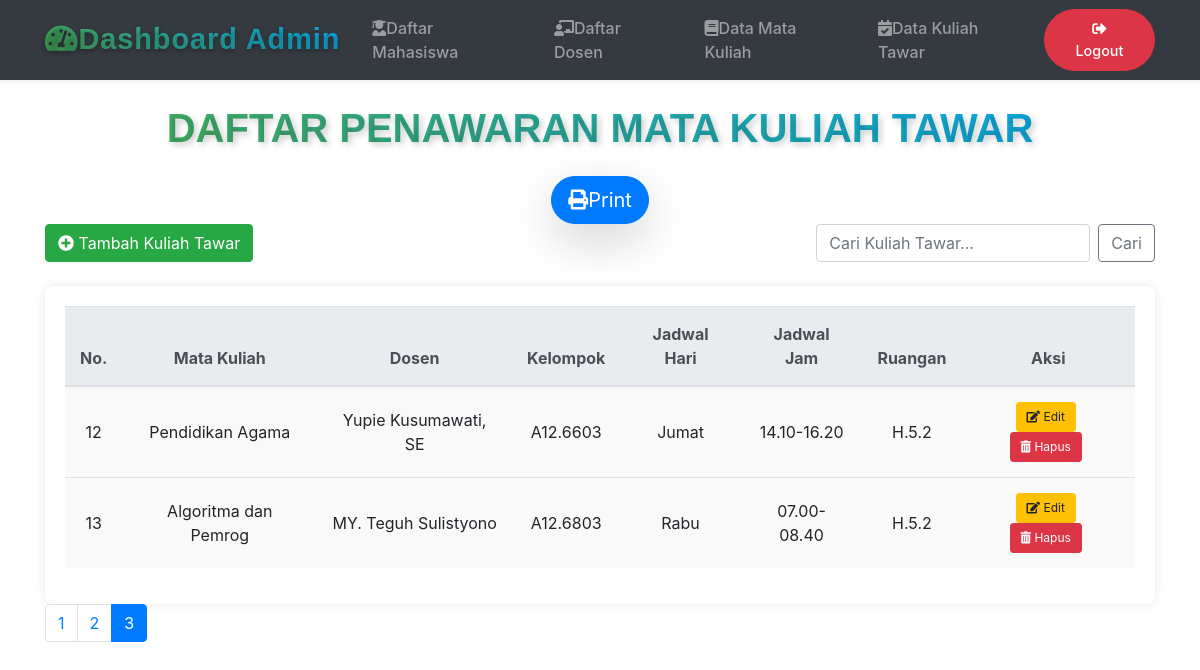
Page /dashboard_kultawar_06959_fais.php?page=3 on the committed database.
### tables this page shows
CREATE TABLE `kultawar` (
  `idkultawar` int(11) NOT NULL AUTO_INCREMENT,
  `matkul` char(20) DEFAULT NULL,
  `dosen` char(20) DEFAULT NULL,
  `klp` char(10) DEFAULT NULL,
  `hari` varchar(10) DEFAULT NULL,
  `jamkul` char(13) DEFAULT NULL,
  `ruang` char(6) DEFAULT NULL,
  PRIMARY KEY (`idkultawar`)
);

### dashboard_kultawar_06959_fais.php (the view, shortened to what this page needs)
<?php
$limit = 5;
$page = isset($_GET['page']) ? (int)$_GET['page'] : 1;
$start = ($page > 1) ? ($page * $limit) - $limit : 0;
$result_total = mysqli_query($koneksi, "SELECT COUNT(*) AS total FROM kultawar");
$total_data = mysqli_fetch_assoc($result_total)['total'];
$total_pages = ceil($total_data / $limit);
$result = mysqli_query($koneksi, "SELECT * FROM kultawar LIMIT $start, $limit");
?>
<!DOCTYPE html>
<html lang="en">
<head>
    <link rel="stylesheet" href="https://stackpath.bootstrapcdn.com/bootstrap/4.5.2/css/bootstrap.min.css">
    <link rel="stylesheet" href="https://use.fontawesome.com/releases/v5.7.0/css/all.css" />
</head>
<body>
<nav class="navbar navbar-expand-lg navbar-dark bg-dark shadow-sm">
    <div class="container">
        <a class="navbar-brand text-gradient" href="#">
            <i class="fas fa-tachometer-alt me-2"></i>Dashboard Admin
        </a>
        <div class="collapse navbar-collapse" id="navbarNav">
            <ul class="navbar-nav ms-auto align-items-center">
                <li class="nav-item">
                    <a class="nav-link px-3" href="dashboard_mahasiswa_06959_fais.php">
                        <i class="fas fa-user-graduate me-2"></i>Daftar Mahasiswa
                    </a>
                </li>
                <li class="nav-item">
                    <a class="nav-link px-3" href="dashboard_dosen_06959_fais.php">
                        <i class="fas fa-chalkboard-teacher me-2"></i>Daftar Dosen
                    </a>
                </li>
                <li class="nav-item">
                    <a class="nav-link px-3" href="dashboard_matkul_06959_fais.php">
                        <i class="fas fa-book me-2"></i>Data Mata Kuliah
                    </a>
                </li>
                <li class="nav-item">
                    <a class="nav-link px-3" href="dashboard_kultawar_06959_fais.php">
                        <i class="fas fa-calendar-check me-2"></i>Data Kuliah Tawar
                    </a>
                </li>
                <li class="nav-item ms-lg-3">
                    <a class="btn btn-danger nav-link text-white rounded-pill px-4" href="index.php">
                        <i class="fas fa-sign-out-alt me-2"></i>Logout
                    </a>
                </li>
            </ul>
        </div>
    </div>
</nav>
<div class="container">
    <h2 class="text-center my-4 custom-heading">Daftar Penawaran Mata Kuliah Tawar</h2>
    <div class="text-center"><a class="btn btn-primary btn-lg shadow-lg rounded-pill text-white" href="printkultar_06959_fais.php"><i class="fas fa-print me-2"></i>Print</a></div>
    <div class="d-flex justify-content-between mb-4">
        <a href="tambah_kultar_06959_fais.php" class="btn btn-success"><i class="fas fa-plus-circle"></i> Tambah Kuliah Tawar</a>
        <form class="form-inline" role="search">
            <input class="form-control mr-2" type="search" id="searchInput" placeholder="Cari Kuliah Tawar..." aria-label="Search">
            <button class="btn btn-outline-secondary" type="submit">Cari</button>
        </form>
    </div>
    <div class="table-container">
        <table class="table table-hover">
            <thead class="thead-light">
                <tr>
                <th>No.</th>
                <th>Mata Kuliah</th>
                <th>Dosen</th>
                <th>Kelompok</th>
                <th>Jadwal Hari</th>
                <th>Jadwal Jam</th>
                <th>Ruangan</th>
                <th>Aksi</th>
                </tr>
            </thead>
            <tbody>
                <?php if (mysqli_num_rows($result) > 0): ?>
                    <?php while($row = mysqli_fetch_assoc($result)): ?>
                        <tr class="data-container">
                            <td><?= $row['idkultawar']; ?></td>
                            <td><?= $row['matkul']; ?></td>
                            <td><?= $row['dosen']; ?></td>
                            <td><?= $row['klp']; ?></td>
                            <td><?= $row['hari']; ?></td>
                            <td><?= $row['jamkul']; ?></td>
                            <td><?= $row['ruang']; ?></td>
                            <td class="action-links">
                                <a href="editkultar_06959_fais.php?idkultawar=<?= $row['idkultawar']; ?>" class="btn btn-warning btn-sm"><i class="fas fa-edit"></i> Edit</a>
                                <a href="hapuskultar_06959_fais.php?idkultawar=<?= $row['idkultawar']; ?>" class="btn btn-danger btn-sm" onclick="return confirm('Yakin ingin menghapus?');"><i class="fas fa-trash-alt"></i> Hapus</a>
                            </td>
                        </tr>
                    <?php endwhile; ?>
                <?php else: ?>
                    <tr><td colspan="8" class="text-center">Data tidak ada</td></tr>
                <?php endif; ?>
            </tbody>
        </table>
    </div>
    <nav>
        <ul class="pagination">
            <?php for ($i = 1; $i <= $total_pages; $i++): ?>
                <li class="page-item <?= ($i == $page) ? 'active' : ''; ?>">
                    <a class="page-link" href="?page=<?= $i; ?>"><?= $i; ?></a>
                </li>
            <?php endfor; ?>
        </ul>
    </nav>
</div>
</body>
</html>

### dashboard_kultawar_06959_fais.php (style rules this page uses)
body { background-image: url('inigambar.jpg'); background-size: cover; background-attachment: fixed; }
.table-container { background-color: #fff; padding: 20px; border-radius: 8px; box-shadow: 0 0 10px rgba(0, 0, 0, 0.1); margin-top: 20px; overflow-x: auto; }
.pagination { justify-content: flex-start; }
.table th, .table td { vertical-align: middle; padding: 15px; }
.table td, .table th { text-align: center; }
.action-links a { margin-right: 5px; font-size: 12px; padding: 5px 10px; }
.data-container { background-color: #f9f9f9; }
.custom-heading { font-family: 'Poppins', sans-serif; font-size: 2.5rem; font-weight: 700; text-transform: uppercase; color: transparent; background: linear-gradient(45deg, #4caf50, #03a9f4); -webkit-background-clip: text; text-shadow: 3px 3px 6px rgba(0, 0, 0, 0.2); }
.table { table-layout: auto; width: 100%; }
.navbar { background-color: #343a40; transition: all 0.3s ease-in-out; }
.navbar-brand { font-family: 'Poppins', sans-serif; font-size: 1.8rem; font-weight: bold; letter-spacing: 1px; text-shadow: 0 2px 5px rgba(0, 0, 0, 0.3); transition: transform 0.3s ease; }
.text-gradient { background: linear-gradient(45deg, #4caf50, #03a9f4); -webkit-background-clip: text; -webkit-text-fill-color: transparent; }
.nav-link { font-weight: 500; transition: color 0.3s, background-color 0.3s; }
.btn-danger.nav-link { font-size: 0.9rem; font-weight: 500; padding: 0.5rem 1rem; }
@media (min-width: 992px) { .ms-lg-3 { margin-left: auto !important; } }

### rows in the picture
kultawar: idkultawar "12", matkul "Pendidikan Agama", dosen "Yupie Kusumawati, SE", klp "A12.6603", hari "Jumat", jamkul "14.10-16.20", ruang "H.5.2"
kultawar: idkultawar "13", matkul "Algoritma dan Pemrog", dosen "MY. Teguh Sulistyono", klp "A12.6803", hari "Rabu", jamkul "07.00-08.40", ruang "H.5.2"
